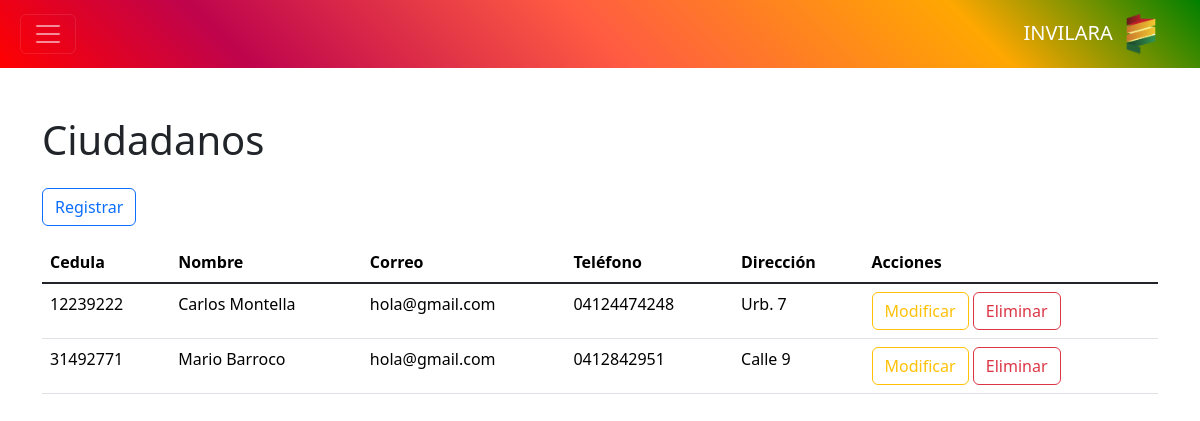
/controlador/ciudadano.php, run on the app's committed database.
### tables this page shows
CREATE TABLE `ciudadano` (
  `cedula` int NOT NULL,
  `nombre` text,
  `correo` text,
  `telefono` text,
  `direccion` text
);

### controlador/ciudadano.php (called while the page is built, shortened)
<?php
require_once "modelo/ciudadano.php";
$modelo = new Ciudadano();
$datos = $modelo->consultar();
require_once "vista/ciudadano.php";
?>

### modelo/base_datos.php (called while the page is built)
<?php
class BaseDatos
{
    private $host = "localhost";
    private $dbname = "invilara";
    private $usuario = "root";
    private $contrasena = "";
    public function conexion()
    {
        $dsn = "mysql" . ":" . "host=" . $this->host . ";" . "dbname=" . $this->dbname . ";";
        $pdo = new PDO($dsn, $this->usuario, $this->contrasena);
        $pdo->setAttribute(PDO::ATTR_ERRMODE, PDO::ERRMODE_EXCEPTION);
        return $pdo;
    }
}
?>

### modelo/ciudadano.php (called while the page is built, shortened)
<?php
require_once "modelo/base_datos.php";
class Ciudadano extends BaseDatos
{
	private $tabla = "ciudadano";
	public function consultar()
	{
		$result = $this->conexion()->query("SELECT * FROM {$this->tabla}");
		return $result;
	}
}
?>

### vista/ciudadano.php (the view, shortened to what this page needs)
<?php require_once "vista/componentes/encabezado.php"; ?>
<?php require_once "vista/componentes/barra.php"; ?>
<main class="container" id="crud">
	<h1>Ciudadanos</h1>
	<button class="btn btn-outline-primary my-3" value="insertar">Registrar</button>
	<table class="table table-hover table-responsive">
		<thead>
			<tr>
				<th>Cedula</th>
				<th>Nombre</th>
				<th>Correo</th>
				<th>Teléfono</th>
				<th>Dirección</th>
				<th>Acciones</th>
			</tr>
		</thead>
		<tbody class="table-group-divider">
			<?php foreach ($datos as $d): ?>
				<tr>
					<td><?php echo $d["cedula"] ?></td>
					<td><?php echo $d["nombre"] ?></td>
					<td><?php echo $d["correo"] ?></td>
					<td><?php echo $d["telefono"] ?></td>
					<td><?php echo $d["direccion"] ?></td>
					<td>
						<button class="btn btn-outline-warning" value="modificar">Modificar</button>
						<button class="btn btn-outline-danger" value="eliminar">Eliminar</button>
					</td>
				</tr>
			<?php endforeach ?>
		</tbody>
	</table>
</main>

### data on the page
ciudadano: cedula "12239222", nombre "Carlos Montella", correo "hola@gmail.com", telefono "04124474248", direccion "Urb. 7"
ciudadano: cedula "31492771", nombre "Mario Barroco", correo "hola@gmail.com", telefono "0412842951", direccion "Calle 9"
